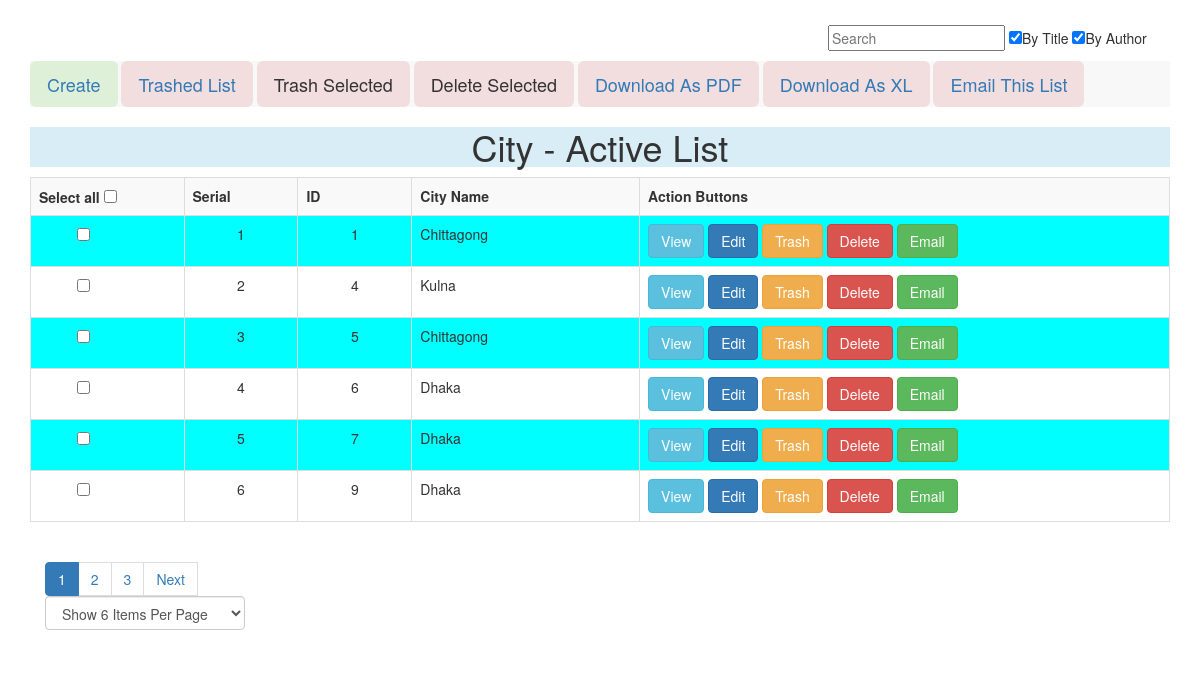
/views/SEID175166/City/index.php, run on the app's committed database.
### tables this page shows
CREATE TABLE `city` (
  `id` int(13) NOT NULL,
  `city` varchar(50) NOT NULL,
  `is_trashed` varchar(10) NOT NULL DEFAULT 'NO'
);

### src/BITM/SEID175166/Model/Database.php (called while the page is built, shortened)
<?php
class Database
{
    public function __construct()
    {
        try {
            $this->dbh = new PDO("mysql:host=localhost;dbname=atomic_project_b69", "root", "");
        } catch (PDOException $error) {
            echo $error->getMessage();
        }
    }
}

### src/BITM/SEID175166/City/City.php (called while the page is built, shortened)
<?php
class City extends Database
{
    public function index(){
        $sqlQuery = "Select * from city WHERE is_trashed='NO'";
        $sth =  $this->dbh->query($sqlQuery);
        $sth->setFetchMode(PDO::FETCH_OBJ);
        $allData =  $sth->fetchAll();
        return $allData;
    }
    public function getAllKeywords()
    {
        $_allKeywords = array();
        $allData = $this->index();
        foreach ($allData as $oneData) {
            $_allKeywords[] = trim($oneData->city);
        }
        $allData = $this->index();
        foreach ($allData as $oneData) {
            $eachString= strip_tags($oneData->city);
            $eachString=trim( $eachString);
            $eachString= preg_replace( "/\r|\n/", " ", $eachString);
            $eachString= str_replace("&nbsp;","",  $eachString);
            $WordsArr = explode(" ", $eachString);
            foreach ($WordsArr as $eachWord){
                $_allKeywords[] = trim($eachWord);
            }
        }
        return array_unique($_allKeywords);
    }
    public function indexPaginator($page=1,$itemsPerPage=3){
        try{
            $start = (($page-1) * $itemsPerPage);
            $sql = "SELECT * from city  WHERE is_trashed = 'NO' LIMIT $start,$itemsPerPage";
        }catch (PDOException $error){
            $sql = "SELECT * from city  WHERE is_trashed = 'NO'";
        }
        $STH = $this->dbh->query($sql);
        $STH->setFetchMode(PDO::FETCH_OBJ);
        $arrSomeData  = $STH->fetchAll();
        return $arrSomeData;
    }
}

### views/SEID175166/City/index.php (the view, shortened to what this page needs)
<?php
$obj = new City();
$allData  =  $obj->viewAllData();
$availableKeywords=$obj->getAllKeywords();
$recordCount= count($allData);
if(isset($_REQUEST['Page']))   $page = $_REQUEST['Page'];
else if(isset($_SESSION['Page']))   $page = $_SESSION['Page'];
else   $page = 1;
if(isset($_REQUEST['ItemsPerPage']))   $itemsPerPage = $_REQUEST['ItemsPerPage'];
else if(isset($_SESSION['ItemsPerPage']))   $itemsPerPage = $_SESSION['ItemsPerPage'];
else   $itemsPerPage = 6;
$pages = ceil($recordCount/$itemsPerPage);
$someData = $obj->indexPaginator($page,$itemsPerPage);
$allData = $someData;
$serial = (  ($page-1) * $itemsPerPage ) +1;
?>
<!doctype html>
<html lang="en">
<head>
    <link rel="stylesheet" href="../../../resources/bootstrap-3.3.7-dist/css/bootstrap.min.css">
    <link rel="stylesheet" href="../../../resources/jquery-ui-1.12.1.custom/jquery-ui.css">
</head>
<body>
<div id="MessageShowDiv" style="height: 20px">
</div>
<div  class="container">
    <div style="margin-left: 70%">
        <form id="searchForm" action="index.php"  method="get" style="margin-top: 5px; margin-bottom: 10px ">
            <input type="text" value="" id="searchID" name="search" placeholder="Search" width="60" >
            <input type="checkbox"  name="byTitle"   checked  >By Title
            <input type="checkbox"  name="byAuthor"  checked >By Author
        </form>
    </div>
    <form id="multiple"  method="post">
        <div class="nav navbar-default">
            <a href='create.php' class='btn btn-lg bg-success'>Create</a>
            <a href='trashList.php' class='btn btn-lg bg-danger'>Trashed List</a>
            <button id="TrashSelected" class='btn btn-lg bg-danger'>Trash Selected</button>
            <button id="DeleteSelected" class='btn btn-lg bg-danger'>Delete Selected</button>
            <a href='pdf.php' class='btn btn-lg bg-danger'>Download As PDF</a>
            <a href='xl.php' class='btn btn-lg bg-danger'>Download As XL</a>
            <a href='email.php' class='btn btn-lg bg-danger'>Email This List</a>
         </div>
        <div class="bg-info text-center"><h1>City - Active List</h1></div>
        <table border="1px" class="table table-bordered table-striped">
            <tr>
                <th>Select all  <input id='select_all' type='checkbox' value='select all'></th>
                <th> Serial </th>
                <th> ID </th>
                <th> City Name </th>
                <th> Action Buttons </th>
            </tr>
            <?php
              foreach ($allData as $oneData){
                if($serial%2) $bgColor = "AQUA";
                else $bgColor = "#ffffff";
                echo "
                      <tr  style='background-color: $bgColor'>
                         <td style='padding-left: 4%'><input type='checkbox' class='checkbox' name='mark[]' value='$oneData->id'></td>
                         <td style='width: 10%; text-align: center'>$serial</td>
                         <td style='width: 10%; text-align: center'>$oneData->id</td>
                         <td style='width: 20%;'>$oneData->city</td>
                         <td>
                           <a href='view.php?id=$oneData->id' class='btn btn-info'>View</a>
                           <a href='edit.php?id=$oneData->id' class='btn btn-primary'>Edit</a>
                           <a href='trash.php?id=$oneData->id' class='btn btn-warning'>Trash</a>
                           <a href='delete.php?id=$oneData->id' onclick='return doConfirm()' class='btn btn-danger'>Delete</a>
                           <a href='email.php?id=$oneData->id' class='btn btn-success'>Email</a>
                         </td>
                      </tr>
                              ";
                $serial++;
            }
            ?>
        </table>
    </form>
    <div align="left" class="container">
        <ul class="pagination">
            <?php
            $pagePlusOne  = $page+1;
            for($i=1;$i<=$pages;$i++)
            {
                if($i==$page) echo '<li class="active"><a href="">'. $i . '</a></li>';
                else  echo "<li><a href='?Page=$i'>". $i . '</a></li>';
            }
            if($page<$pages) echo "<li><a href='index.php?Page=$pagePlusOne'>" . "Next" . "</a></li>";
            ?>
            <select  class="form-control"  name="ItemsPerPage" id="ItemsPerPage" onchange="javascript:location.href = this.value;" >
                <?php
                if($itemsPerPage==6 )  echo '<option  value="?ItemsPerPage=6"selected >Show 6 Items Per Page</option>';
                else echo '<option  value="?ItemsPerPage=6">Show 6 Items Per Page</option>';
                ?>
            </select>
        </ul>
    </div>
</div>
</body>
</html>

### data on the page
city: id "1", city "Chittagong"
city: id "4", city "Kulna"
city: id "5", city "Chittagong"
city: id "6", city "Dhaka"
city: id "7", city "Dhaka"
city: id "9", city "Dhaka"
